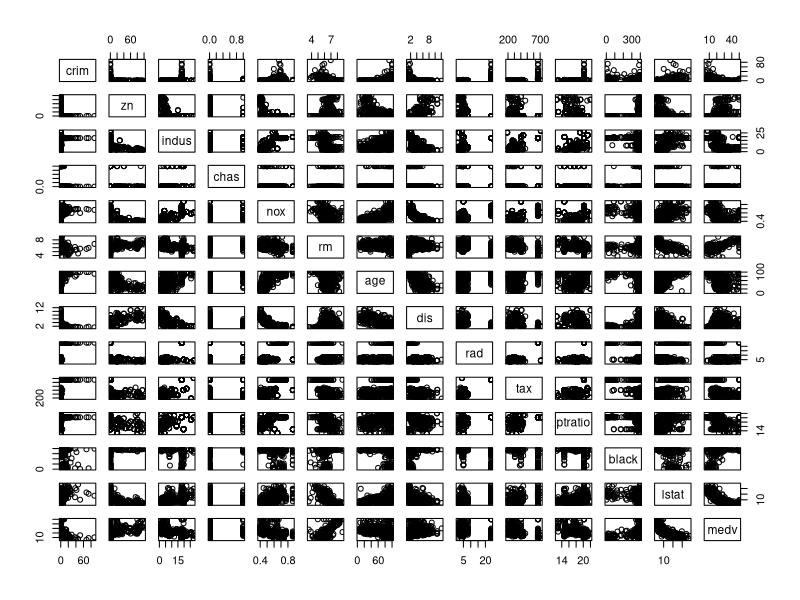
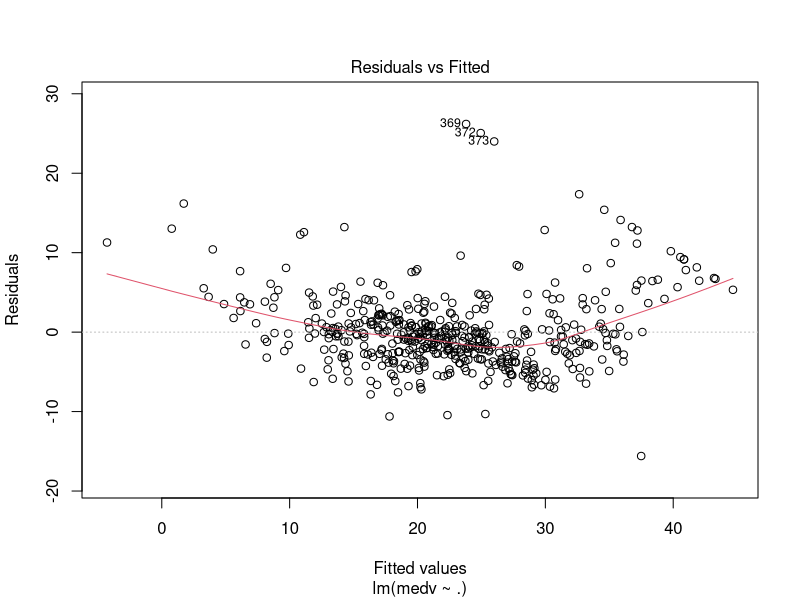
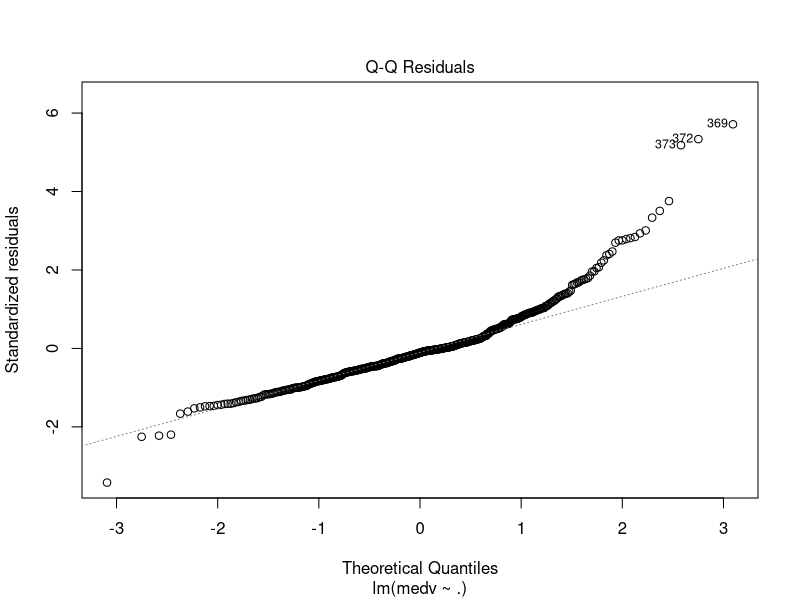
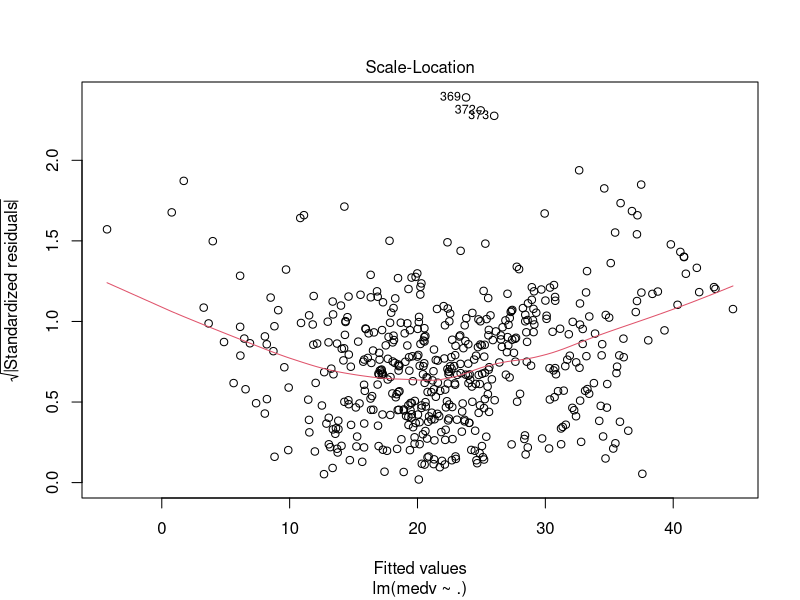
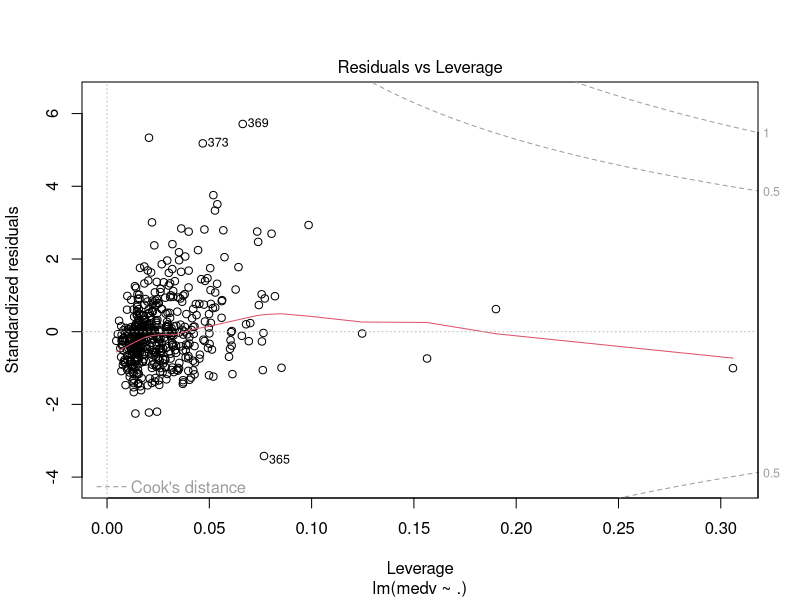

Write the R code that produced these figures, in order.
require(MASS)

# Dataset -----------------------------------------------------------------
Boston
str(Boston)
plot(Boston)


# Model -------------------------------------------------------------------
# fit the model
lm_fit <- lm(medv ~ ., data=Boston)

# model summary
summary(lm_fit)

# access components of model
names(lm_fit)
coef(lm_fit)

# access components of model summary
names(summary(lm_fit))

# model plots
plot(lm_fit)


# Stepwise selection ------------------------------------------------------
# do stepwise
step <- MASS::stepAIC(lm_fit, direction="both")

# display results
step$anova

# fit final
lm_fit <- eval(step$call)
summary(lm_fit)


# Interactions and transformations ----------------------------------------
# lstat + age + lstat:age
lm(medv ~ lstat + age + lstat:age, data=Boston)
lm(medv ~ lstat * age, data=Boston) # equivalent

# lstat + lstat^2
lm(medv ~ lstat + I(lstat ^ 2), data=Boston)

# log(rm)
lm(medv ~ log(rm), data=Boston)